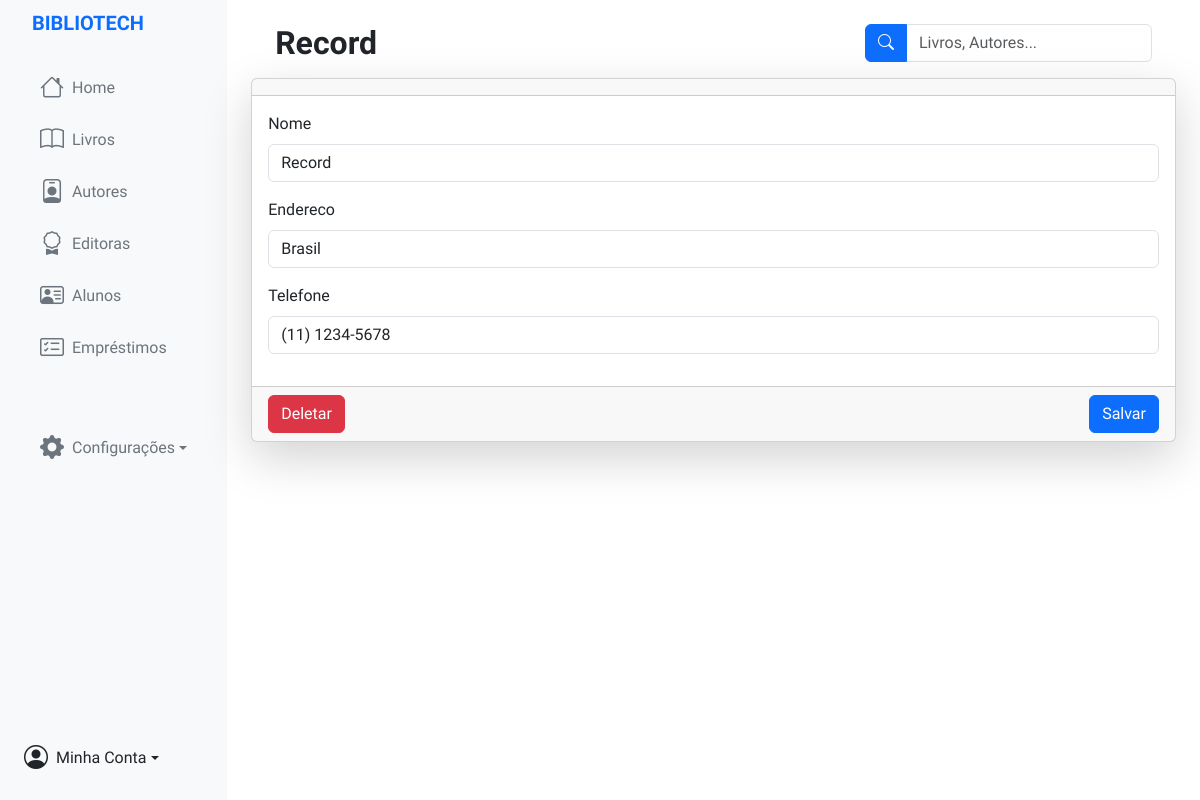
Screenshot of /home/editoras/8/ (signed in) with the database file from the repository.
### API/models.py (models this page shows, shortened)
class Editora(models.Model):
    nome = models.CharField(max_length=100)
    endereco = models.CharField(max_length=200)
    telefone = models.CharField(max_length=20)

### WebAPP/views.py (the view, shortened to what this page needs)
# urls.py: path('home/editoras/<int:pk>/', views.editarEditora, name='editarEditora'),
@login_required
def editarEditora(request, pk):
    print(f"Received {request.method} request for Editora {pk}")
    editora = get_object_or_404(Editora, pk=pk)
    if request.method == 'POST':
        form = EditoraForm(request.POST, instance=editora)
        if form.is_valid():
            form.save()
            return JsonResponse({'mensagem': 'Editora atualizado com sucesso', 'redirect': '/home/editoras/'})
        else:
            return JsonResponse({'erro': 'Erro ao atualizar Editora'}, status=400)
    elif request.method == 'DELETE':
        editora.delete()
        return JsonResponse({'mensagem': 'Editora excluído com sucesso', 'redirect': '/home/editoras/'})
    else:
        form = EditoraForm(instance=editora)
    return render(request, 'Pages/editPages/editarEditora.html', {'form': form, 'editora': editora})

### WebAPP/forms.py
class EditoraForm(forms.ModelForm):
    def __init__(self, *args, **kwargs):
        super().__init__(*args, **kwargs)
        self.helper = FormHelper(self)
        self.helper.form_action = reverse_lazy('API:editoras')
        self.helper.form_method = 'POST'
    class Meta:
        model = Editora
        fields = ['nome', 'endereco', 'telefone']

### WebAPP/templates/Pages/editPages/editarEditora.html
{% extends "base.html" %}
{% load static %}
{% block content %}
    <div class="container-fluid">
        <div class="row flex-nowrap">
            <div class="col-auto bg-light">
                {% include '../../Components/sideNav.html' %}
            </div>
            <div class="col p-4">
                {% block inner_content %}
                {% include '../../Components/header.html' with titulo=editora.nome %}
                {% include '../../Components/cards/cardEditora.html' %}
                {% endblock inner_content %}
            </div>
        </div>
    </div>
{% endblock %}

### WebAPP/templates/Components/header.html (shortened to what this page needs)
{% load static %}
<div class="d-flex justify-content-between">
    <h1 class="fs-2 fw-bolder mb-3 mx-4">{{ titulo }}</h1>
    <form id="search-form" class="d-flex pe-4 h-75">
        <div class="input-group">
            <button id="search-button" type="submit" class="btn btn-primary">
                <i class="bi bi-search"></i>
            </button>
            <input id="search-input" name="consulta" type="search" class="form-control" placeholder="Livros, Autores..."/>
        </div>
    </form>
</div>

### WebAPP/templates/Components/cards/cardEditora.html (shortened to what this page needs)
{% load crispy_forms_tags %}
{% load static %}
<div class="card shadow-lg">
    <div class="card-header text-center">
    </div>
    <div class="card-body">
    <form id="editarEditoraForm" method="POST" action="{% url 'editarEditora' editora.id %}">
          {{ form|crispy }}
    </div>
    <div class="card-footer text-center d-flex justify-content-between">
        <button id="excluirEditoraBtn" form="EditoraForm" type="submit" class="btn btn-danger" onclick="excluirEditora(event, '{% url "editarEditora" editora.id %}')">Deletar</button>
        <button id="salvarEditoraBtn" form="EditoraForm" type="submit" class="btn btn-primary" onclick="salvarEditora(event, '{% url "editarEditora" editora.id %}')">Salvar</button>
    </div>
</div>

### WebAPP/templates/base.html (style rules this page uses)
* { font-family: 'Kanit'; font-weight: 500 }
td, input { font-family: 'Kanit'; font-weight: 300 }

### rows the page displays
Editora: nome "Record", endereco "Brasil", telefone "(11) 1234-5678"
